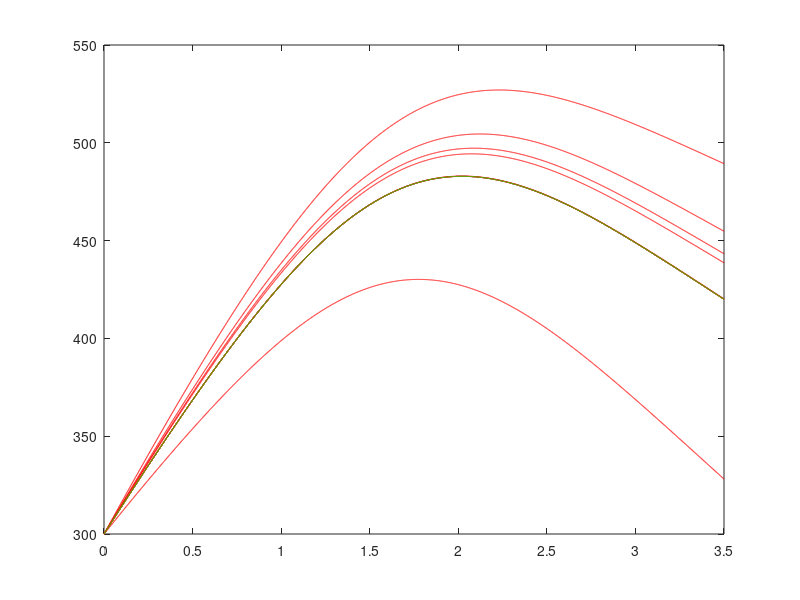

The MATLAB source for this figure:
function shooting_method
clc;
clear all;
clf;
guess_derivative = 150;
real_derivative = fzero(@solver, guess_derivative);

% find the wanted x
options = odeset('RelTol', 1e-15, 'AbsTol', [1e-16, 1e-16]);
[t,u]=ode45(@equation, [0:0.0001:3.5],[300 real_derivative], options);
plot(t,u(:,1),'g');

[I,K] = find(t==1.5); %gives index for wanted x
u(I)
end

function du = equation(t,u)
du = zeros(2,1);
du(1) = u(2);
du(2) = -((250*exp(-(t-3.5/2).^2) + u(2)/6)/(2+t/6));
end

function f = solver(x)
options = odeset('RelTol', 1e-15, 'AbsTol', [1e-16, 1e-16]);
[t,u]=ode45(@equation, [0 3.5],[300 x], options);
s = length(t);

f = u(s, 1)-420;

plot(t, u(:,1), 'r');
hold on
end